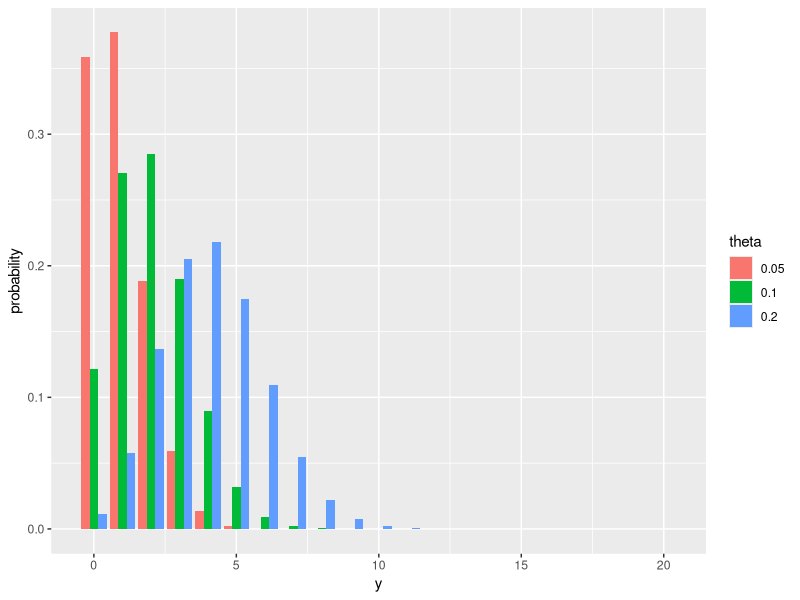
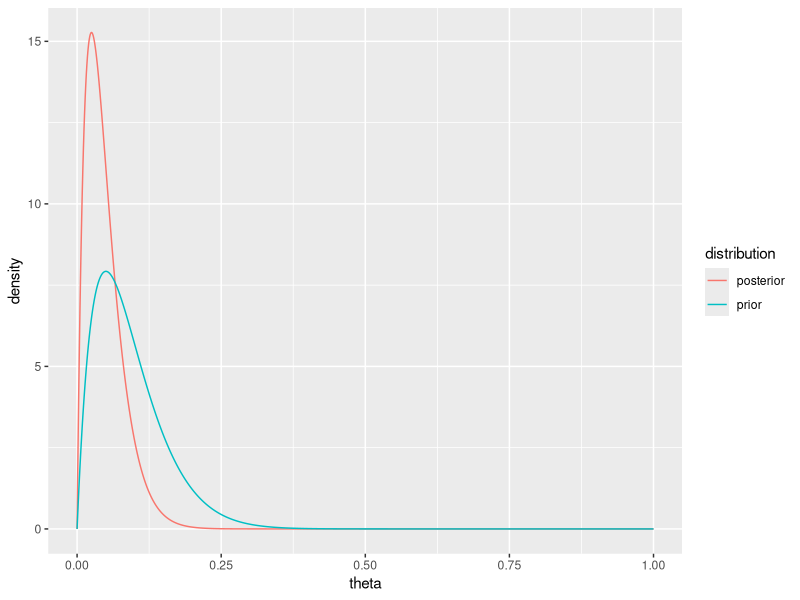

Write R code to recreate these figures, in order.
## ---- chunk 1

library(tidyverse)

d = data.frame(
  y = 0:20,
  theta = factor(rep(c(0.05, 0.10, 0.20), each = 21)),
  probability = c(dbinom(0:20, 20, 0.05), dbinom(0:20, 20, 0.1), dbinom(0:20, 20, 0.2))
)
ggplot(d, aes(x = y, y = probability, fill = theta)) +
  geom_bar(stat = "identity", position = "dodge")
## ---- chunk 2

## ---- chunk 3
d = data.frame(
  theta = seq(0, 1, by = 0.001),
  distribution = rep(c("prior", "posterior"), each = 1001),
  density = c(dbeta(seq(0, 1, by = 0.001), 2, 20), dbeta(seq(0, 1, by = 0.001), 2, 40))
)
ggplot(d, aes(x = theta, y = density, color = distribution)) +
  geom_line()
